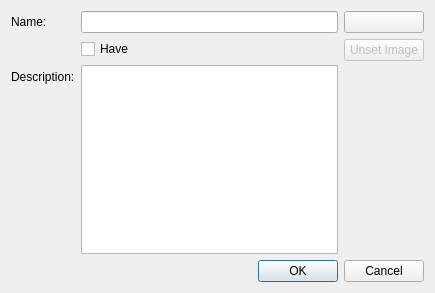
<ui version="4.0" >
 <class>IngredientDialog</class>
 <widget class="QDialog" name="IngredientDialog" >
  <property name="geometry" >
   <rect>
    <x>0</x>
    <y>0</y>
    <width>435</width>
    <height>293</height>
   </rect>
  </property>
  <property name="windowTitle" >
   <string>Ingredient</string>
  </property>
  <property name="modal" >
   <bool>true</bool>
  </property>
  <layout class="QVBoxLayout" name="verticalLayout" >
   <item>
    <layout class="QHBoxLayout" name="horizontalLayout" >
     <item>
      <layout class="QFormLayout" name="formLayout" >
       <property name="fieldGrowthPolicy" >
        <enum>QFormLayout::AllNonFixedFieldsGrow</enum>
       </property>
       <item row="1" column="0" >
        <widget class="QLabel" name="label" >
         <property name="text" >
          <string>Name:</string>
         </property>
         <property name="buddy" >
          <cstring>ingredientName</cstring>
         </property>
        </widget>
       </item>
       <item row="2" column="1" >
        <widget class="QCheckBox" name="ingredientHave" >
         <property name="text" >
          <string>Have</string>
         </property>
        </widget>
       </item>
       <item row="3" column="0" >
        <widget class="QLabel" name="label_2" >
         <property name="text" >
          <string>Description:</string>
         </property>
         <property name="buddy" >
          <cstring>ingredientDescription</cstring>
         </property>
        </widget>
       </item>
       <item row="3" column="1" >
        <widget class="QTextEdit" name="ingredientDescription" />
       </item>
       <item row="1" column="1" >
        <widget class="QLineEdit" name="ingredientName" />
       </item>
      </layout>
     </item>
     <item>
      <layout class="QVBoxLayout" name="verticalLayout_2" >
       <item>
        <widget class="QPushButton" name="ingredientImage" >
         <property name="sizePolicy" >
          <sizepolicy vsizetype="Minimum" hsizetype="Minimum" >
           <horstretch>0</horstretch>
           <verstretch>0</verstretch>
          </sizepolicy>
         </property>
         <property name="text" >
          <string/>
         </property>
         <property name="icon" >
          <iconset resource="resources.qrc" >
           <normaloff>:/main/pixmaps/noimage.png</normaloff>:/main/pixmaps/noimage.png</iconset>
         </property>
         <property name="iconSize" >
          <size>
           <width>100</width>
           <height>100</height>
          </size>
         </property>
        </widget>
       </item>
       <item>
        <widget class="QPushButton" name="noIngredientImage" >
         <property name="enabled" >
          <bool>false</bool>
         </property>
         <property name="text" >
          <string>Unset Image</string>
         </property>
         <property name="checkable" >
          <bool>false</bool>
         </property>
        </widget>
       </item>
       <item>
        <spacer name="verticalSpacer" >
         <property name="orientation" >
          <enum>Qt::Vertical</enum>
         </property>
         <property name="sizeHint" stdset="0" >
          <size>
           <width>20</width>
           <height>40</height>
          </size>
         </property>
        </spacer>
       </item>
      </layout>
     </item>
    </layout>
   </item>
   <item>
    <widget class="QDialogButtonBox" name="buttonBox" >
     <property name="orientation" >
      <enum>Qt::Horizontal</enum>
     </property>
     <property name="standardButtons" >
      <set>QDialogButtonBox::Cancel|QDialogButtonBox::Ok</set>
     </property>
    </widget>
   </item>
  </layout>
 </widget>
 <tabstops>
  <tabstop>ingredientName</tabstop>
  <tabstop>ingredientHave</tabstop>
  <tabstop>ingredientDescription</tabstop>
  <tabstop>buttonBox</tabstop>
  <tabstop>ingredientImage</tabstop>
  <tabstop>noIngredientImage</tabstop>
 </tabstops>
 <resources>
  <include location="resources.qrc" />
 </resources>
 <connections>
  <connection>
   <sender>buttonBox</sender>
   <signal>accepted()</signal>
   <receiver>IngredientDialog</receiver>
   <slot>accept()</slot>
   <hints>
    <hint type="sourcelabel" >
     <x>248</x>
     <y>261</y>
    </hint>
    <hint type="destinationlabel" >
     <x>373</x>
     <y>180</y>
    </hint>
   </hints>
  </connection>
  <connection>
   <sender>buttonBox</sender>
   <signal>rejected()</signal>
   <receiver>IngredientDialog</receiver>
   <slot>reject()</slot>
   <hints>
    <hint type="sourcelabel" >
     <x>316</x>
     <y>267</y>
    </hint>
    <hint type="destinationlabel" >
     <x>373</x>
     <y>216</y>
    </hint>
   </hints>
  </connection>
  <connection>
   <sender>ingredientName</sender>
   <signal>textChanged(QString)</signal>
   <receiver>IngredientDialog</receiver>
   <slot>setWindowTitle(QString)</slot>
   <hints>
    <hint type="sourcelabel" >
     <x>144</x>
     <y>38</y>
    </hint>
    <hint type="destinationlabel" >
     <x>211</x>
     <y>8</y>
    </hint>
   </hints>
  </connection>
  <connection>
   <sender>ingredientImage</sender>
   <signal>clicked()</signal>
   <receiver>IngredientDialog</receiver>
   <slot>findImage()</slot>
   <hints>
    <hint type="sourcelabel" >
     <x>379</x>
     <y>66</y>
    </hint>
    <hint type="destinationlabel" >
     <x>431</x>
     <y>61</y>
    </hint>
   </hints>
  </connection>
  <connection>
   <sender>noIngredientImage</sender>
   <signal>clicked()</signal>
   <receiver>IngredientDialog</receiver>
   <slot>noImage()</slot>
   <hints>
    <hint type="sourcelabel" >
     <x>369</x>
     <y>141</y>
    </hint>
    <hint type="destinationlabel" >
     <x>333</x>
     <y>164</y>
    </hint>
   </hints>
  </connection>
 </connections>
 <slots>
  <slot>findImage()</slot>
  <slot>noImage()</slot>
 </slots>
</ui>
